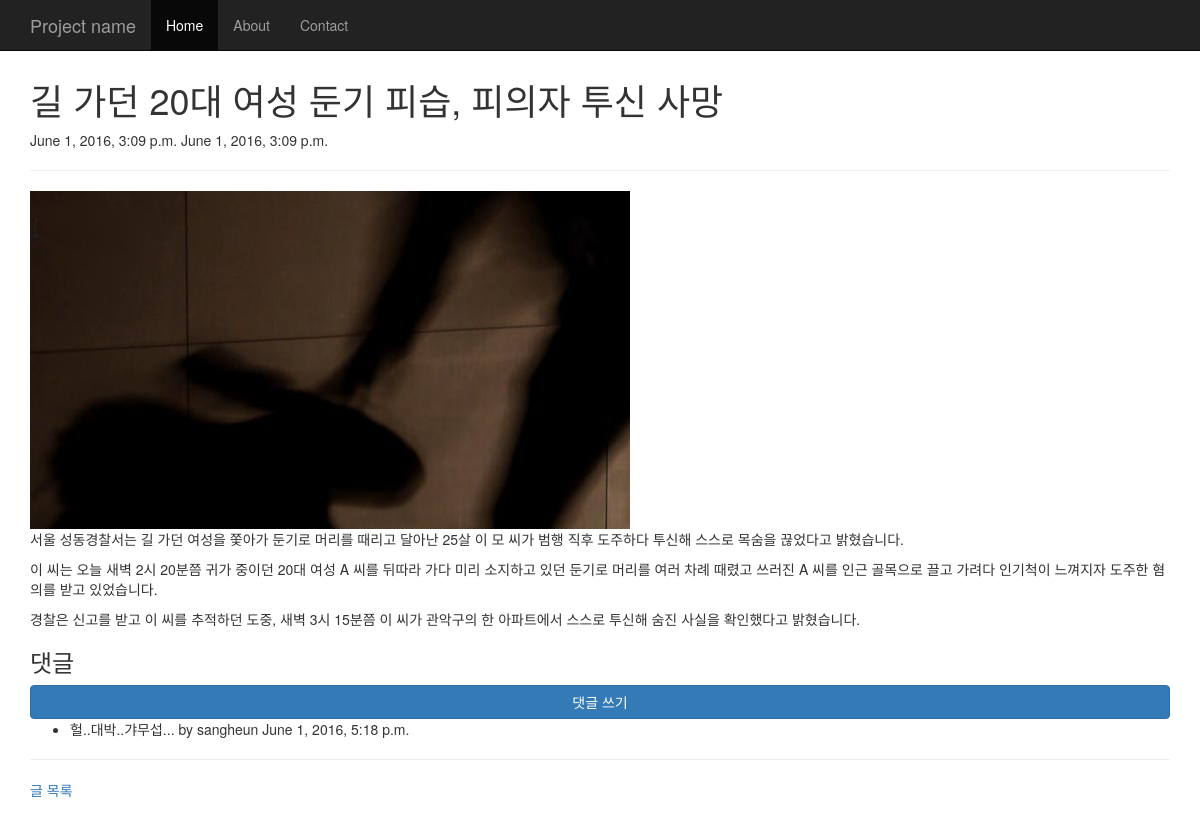
Page /blog/3/ on the committed database.
### blog/models.py (models this page shows, shortened)
class Post(models.Model):
    title = models.CharField(max_length=100)
    content = models.TextField()
    photo = models.ImageField()
    created_at = models.DateTimeField(auto_now_add=True)
    updated_at = models.DateTimeField(auto_now=True)

class Comment(models.Model):
    post = models.ForeignKey(Post)
    user = models.ForeignKey(settings.AUTH_USER_MODEL)
    message = models.TextField()
    created_at = models.DateTimeField(auto_now_add=True)
    updated_at = models.DateTimeField(auto_now=True)

### blog/views.py (the view)
# urls.py: url(r'^(?P<pk>\d+)/$', views.post_detail, name='post_detail'),
def post_detail(request, pk):
    post = get_object_or_404(Post, pk=pk)
    return render(request, 'blog/post_detail.html', {
        'post':post,
        })

### blog/templates/blog/post_detail.html
{% extends "blog/base.html" %}
{% block content %}
    <h1>{{ post.title }}</h1>
    {{ post.created_at }}
    {{ post.updated_at }}
    <hr />
    <img src="{{ post.photo.url }}" />
    {{ post.content|linebreaks }}
    <h3>댓글</h3>
    <a href="{% url "blog:comment_new" post.pk %}" class="btn btn-primary btn-block">댓글 쓰기</a>
    <ul>
    {% for comment in post.comment_set.all %}
        <li>
            {{ comment.message }} by {{ comment.user }}
            {{ comment.created_at }}
        </li>
    {% endfor %}
    </ul>
    <hr />
    <a href="{% url "blog:index" %}">글 목록</a>
{% endblock %}

### blog/templates/blog/base.html (style rules this page uses)
body { padding-top: 60px; padding-bottom: 30px; }

### rows in the picture
Post: title "길 가던 20대 여성 둔기 피습, 피의자 투신 사망", created_at "June 1, 2016, 3:09 p.m.", updated_at "June 1, 2016, 3:09 p.m.", photo (picture), content "서울 성동경찰서는 길 가던 여성을 쫓아가 둔기로 머리를 때리고 달아난 25살 이 모 씨가 범행 직후 도주하다 투신해 스스로 목숨을 끊었다고 밝혔습니다. 이 씨는 오늘 새벽 2시 20분쯤 귀가 중이던 20대 여성 A 씨를 뒤따라 가다 미리 소지하고 있던 둔기로 머리를 여러 차례 때렸고 쓰러진 A 씨를 인근 골목으로 끌고 가려다 인기척이 느껴지자 도주한 혐의를 받고 있었습니다. 경찰은 신고를 받고 이 씨를 추적하던 도중, 새벽 3시 15분쯤 이 씨가 관악구의 한 아파트에서 스스로 투신해 숨진 사실을 확인했다고 밝혔습니다."
Comment: message "헐..대박..갸무섭...", user "sangheun", created_at "June 1, 2016, 5:18 p.m."
